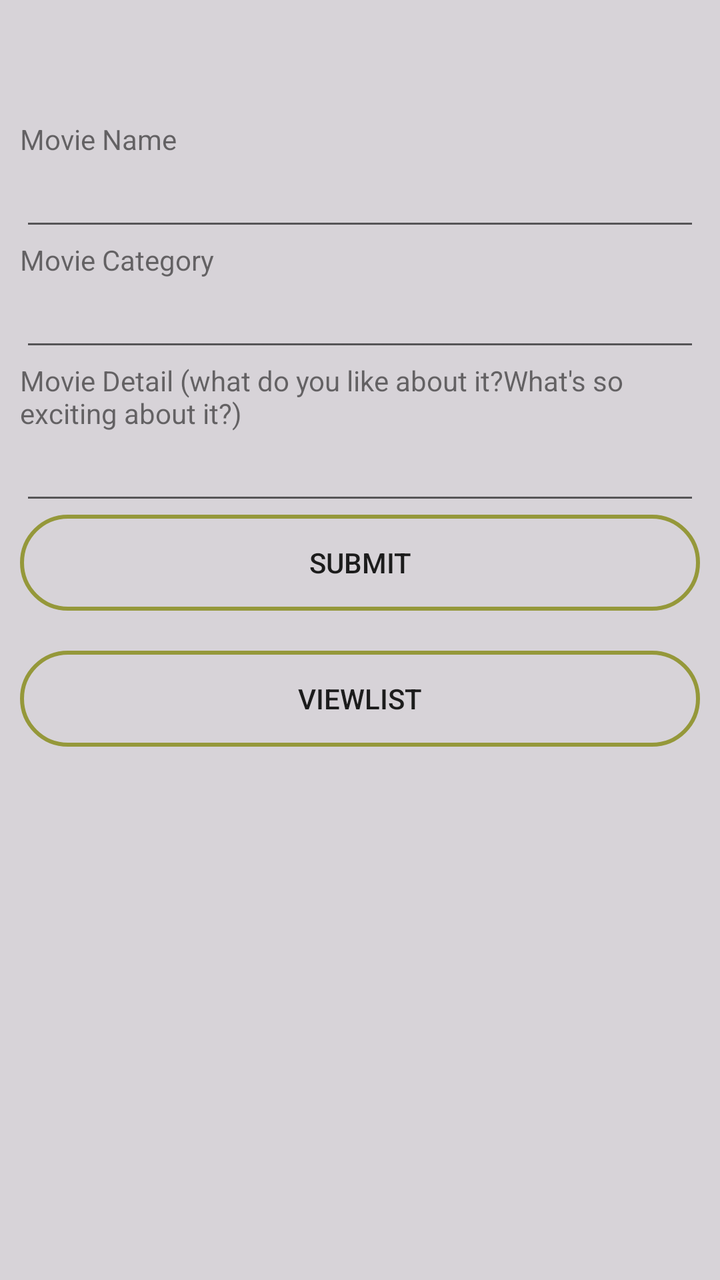
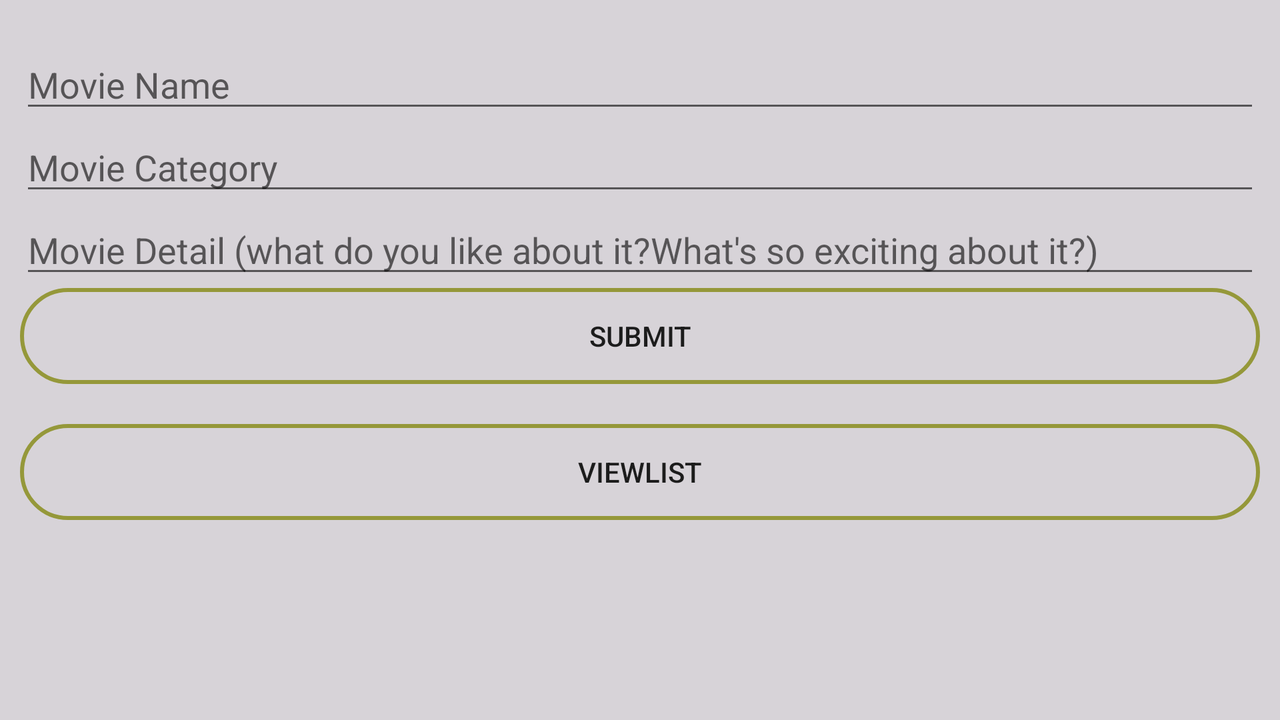

Compare how this app lays out the same screen by default and in its alternative resource folder. The renders come first, then the two layout files and the values they reference.
<!-- AndroidManifest.xml: application theme Theme.MvStudio -->
<!-- res/layout/content_list_form.xml -->
<?xml version="1.0" encoding="utf-8"?>
<RelativeLayout xmlns:android="http://schemas.android.com/apk/res/android"
    xmlns:app="http://schemas.android.com/apk/res-auto"
    xmlns:tools="http://schemas.android.com/tools"
    android:layout_width="match_parent"
    android:layout_height="match_parent"
    android:background="@color/back"
    tools:context=".ListFormActivity">

    <LinearLayout
        android:orientation="horizontal"
        android:layout_width="match_parent"
        android:layout_height="match_parent"
        android:layout_marginTop="50dp">

        <RadioGroup
            android:layout_width="match_parent"
            android:layout_height="wrap_content"
            android:orientation="vertical"
            android:id="@+id/moodRadioGroup"
            android:padding="10dp">

            <TextView
                android:id="@+id/textView2"
                android:layout_width="match_parent"
                android:layout_height="wrap_content"
                android:layout_weight="1"
                android:text="Movie Name" />

            <EditText
                android:id="@+id/editTextMovieName"
                android:layout_width="match_parent"
                android:layout_height="wrap_content"
                android:layout_weight="1"
                android:ems="10"
                android:inputType="textPersonName"
                android:text="" />



            <TextView
                android:id="@+id/textView4"
                android:layout_width="match_parent"
                android:layout_height="wrap_content"
                android:layout_weight="1"
                android:text="Movie Category" />

            <EditText
                android:id="@+id/editTextMovieCategory"
                android:layout_width="match_parent"
                android:layout_height="wrap_content"
                android:layout_weight="1"
                android:ems="10"
                android:inputType="textPersonName"
                android:text="" />



            <TextView
                android:id="@+id/textView5"
                android:layout_width="match_parent"
                android:layout_height="wrap_content"
                android:layout_weight="1"
                android:text="Movie Detail (what do you like about it?What's so exciting about it?)" />

            <EditText
                android:id="@+id/editTextMovieDetail"
                android:layout_width="match_parent"
                android:layout_height="wrap_content"
                android:layout_weight="1"
                android:ems="10"
                android:inputType="textPersonName"
                android:text="" />



            <Button
                android:text="Submit"
                android:layout_width="match_parent"
                android:layout_height="wrap_content"
                android:id="@+id/submitButton"
                android:background="@drawable/search_layout"/>

            <Button
                android:id="@+id/ListButton"
                android:layout_width="match_parent"
                android:layout_height="wrap_content"
                android:layout_marginTop="20dp"
                android:background="@drawable/search_layout"
                android:text="ViewList" />
        </RadioGroup>
    </LinearLayout>

</RelativeLayout>
<!-- resources referenced by this layout -->
<resources>
  <color name="back">#D7D3D8</color>
  <!-- drawable search_layout (drawable) -->
  <?xml version="1.0" encoding="utf-8"?>
  <shape xmlns:android="http://schemas.android.com/apk/res/android">
      <stroke android:color="#95983A" android:width="2dp"/>
  
      <corners android:radius="30dp"/>
  </shape>
  <style name="Theme.MvStudio" parent="Theme.MaterialComponents.DayNight.DarkActionBar">
          
          <item name="colorPrimary">@color/purple_500</item>
          <item name="colorPrimaryVariant">@color/purple_700</item>
          <item name="colorOnPrimary">@color/white</item>
          
          <item name="colorSecondary">@color/teal_200</item>
          <item name="colorSecondaryVariant">@color/teal_700</item>
          <item name="colorOnSecondary">@color/black</item>
          
          <item name="android:statusBarColor" tools:targetApi="l">?attr/colorPrimaryVariant</item>
          
      </style>
  <color name="purple_500">#FF6200EE</color>
  <color name="purple_700">#FF3700B3</color>
  <color name="white">#FFFFFFFF</color>
  <color name="teal_200">#FF03DAC5</color>
  <color name="teal_700">#FF018786</color>
  <color name="black">#FF000000</color>
</resources>
<!-- res/layout-land/content_list_form.xml (the author's variant of the layout above) -->
<!-- drawn on the phone turned sideways -->
<?xml version="1.0" encoding="utf-8"?>
<RelativeLayout xmlns:android="http://schemas.android.com/apk/res/android"
    android:layout_width="match_parent"
    android:layout_height="match_parent"
    xmlns:tools="http://schemas.android.com/tools"
    android:background="@color/back"
    tools:context=".ListFormActivity">

    <LinearLayout
        android:orientation="horizontal"
        android:layout_width="match_parent"
        android:layout_height="match_parent"
        android:layout_marginTop="10dp">

        <RadioGroup
            android:layout_width="match_parent"
            android:layout_height="wrap_content"
            android:orientation="vertical"
            android:id="@+id/moodRadioGroup"
            android:padding="10dp">



            <EditText
                android:id="@+id/editTextMovieName"
                android:layout_width="match_parent"
                android:layout_height="wrap_content"
                android:layout_weight="1"
                android:ems="10"
                android:inputType="textPersonName"
                android:text=""
                android:hint="Movie Name"/>





            <EditText
                android:id="@+id/editTextMovieCategory"
                android:layout_width="match_parent"
                android:layout_height="wrap_content"
                android:layout_weight="1"
                android:ems="10"
                android:inputType="textPersonName"
                android:text=""
                android:hint="Movie Category"/>




            <EditText
                android:id="@+id/editTextMovieDetail"
                android:layout_width="match_parent"
                android:layout_height="wrap_content"
                android:layout_weight="1"
                android:ems="10"
                android:inputType="textPersonName"
                android:text=""
                android:hint="Movie Detail (what do you like about it?What's so exciting about it?)"/>



            <Button
                android:text="Submit"
                android:layout_width="match_parent"
                android:layout_height="wrap_content"
                android:id="@+id/submitButton"
                android:background="@drawable/search_layout"/>

            <Button
                android:id="@+id/ListButton"
                android:layout_width="match_parent"
                android:layout_height="wrap_content"
                android:layout_marginTop="20dp"
                android:background="@drawable/search_layout"
                android:text="ViewList" />
        </RadioGroup>
    </LinearLayout>

</RelativeLayout>
